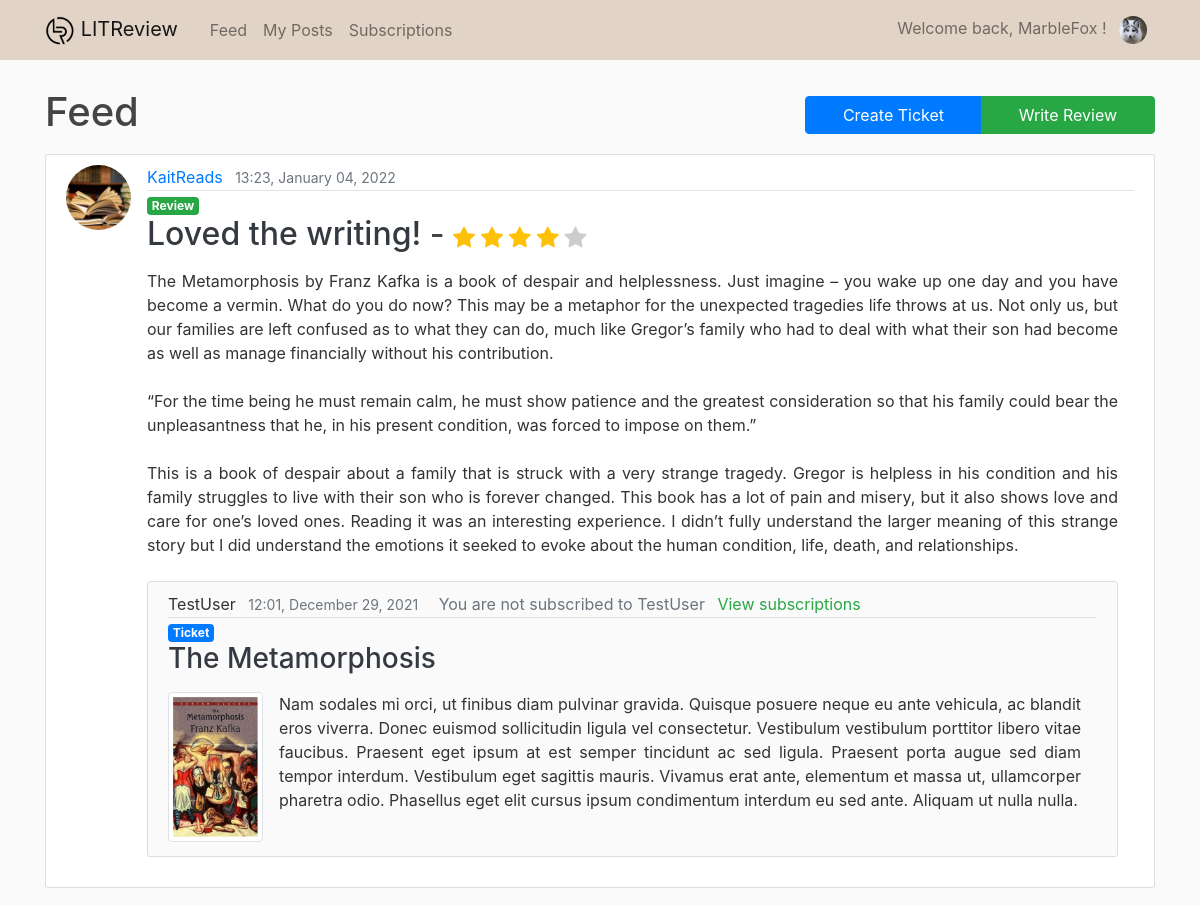
Page / (signed in, upper part) on the earlier database version.
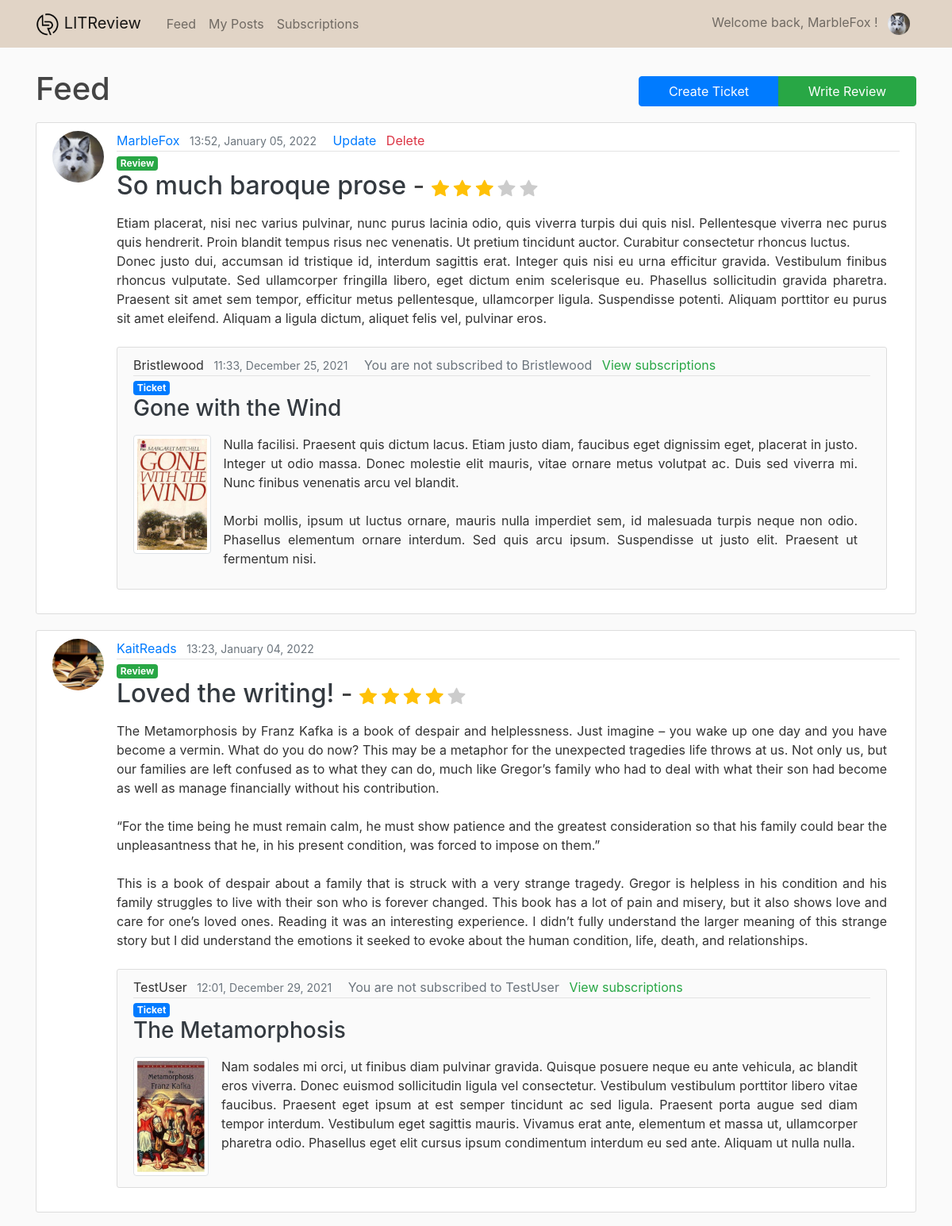
Same page on the later database version.
### reviews/models.py (models this page shows, shortened)
class Review(models.Model):
    ticket = models.ForeignKey(to=Ticket, on_delete=models.CASCADE)
    rating = models.PositiveSmallIntegerField(validators=[MinValueValidator(1), MaxValueValidator(5)])
    headline = models.CharField(max_length=128)
    body = models.TextField(max_length=8192, blank=True)
    user = models.ForeignKey(
        to=settings.AUTH_USER_MODEL, on_delete=models.CASCADE)
    time_created = models.DateTimeField(default=timezone.now)

class Ticket(models.Model):
    title = models.CharField(max_length=128)
    description = models.TextField(max_length=2048, blank=True)
    user = models.ForeignKey(
        to=settings.AUTH_USER_MODEL, on_delete=models.CASCADE)
    time_created = models.DateTimeField(default=timezone.now)
    image = models.ImageField(blank=True, null=True, upload_to='reviews_img')
    if image is True:
        def save(self, *args, **kwargs):
            super().save()
            img = ImageOps.contain(
                Image.open(self.image.path),
                (200, 200),
                method=3
            )
            img.save(self.image.path)

### users/models.py (models this page shows, shortened)
class Profile(models.Model):
    user = models.OneToOneField(User, on_delete=models.CASCADE)
    image = models.ImageField(default='default.jpg', upload_to='profile_pics')

### reviews/views.py (the view)
# urls.py: path('', views.feed, name='reviews-feed'),
@login_required
def feed(request):
    followed_users = get_user_follows(request.user)
    reviews = get_user_viewable_reviews(request.user)
    reviews = reviews.annotate(content_type=Value('REVIEW', CharField()))
    tickets = get_user_viewable_tickets(request.user)
    tickets = tickets.annotate(content_type=Value('TICKET', CharField()))
    replied_tickets, replied_reviews = get_replied_tickets(tickets)
    posts_list = sorted(chain(reviews, tickets), key=lambda post: post.time_created, reverse=True)
    if posts_list:
        paginator = Paginator(posts_list, 5)
        page = request.GET.get('page')
        posts = paginator.get_page(page)
    else:
        posts = None
    context = {
        'posts': posts,
        'r_tickets': replied_tickets,
        'r_reviews': replied_reviews,
        'title': 'Feed',
        'followed_users': followed_users
    }
    return render(request, 'reviews/feed.html', context)

### reviews/utils.py (called while the page is built)
def get_user_viewable_reviews(user: User):
    followed_users = get_user_follows(user)
    followed_users.append(user)
    reviews = []
    all_reviews = Review.objects.filter(user__in=followed_users).distinct()
    for review in all_reviews:
        reviews.append(review.id)
    user_tickets = Ticket.objects.filter(user=user)
    for ticket in user_tickets:
        review_responses = Review.objects.filter(ticket=ticket)
        for review in review_responses:
            reviews.append(review.id)
    reviews = Review.objects.filter(id__in=reviews).distinct()
    return reviews

def get_user_viewable_tickets(user: User):
    followed_users = get_user_follows(user)
    followed_users.append(user)
    tickets = Ticket.objects.filter(user__in=followed_users)
    for ticket in tickets:
        try:
            replied = Review.objects.get(ticket=ticket)
            if replied and replied.user in followed_users:
                tickets = tickets.exclude(id=ticket.id)
        except Review.DoesNotExist:
            pass
    return tickets

### reviews/templates/reviews/feed.html (shortened to what this page needs)
{% extends "reviews/_base.html" %}
{% load static %}
{% block content %}
<div class="container p-0">
  <div class="row mb-2">
    <h1 class="col-8 py-2 mb-0">
      {% if posts %}
        {{ title }}
      {% endif %}
    </h1>
    <div class="btn-group col py-2 mt-2 mb-1" role="group">
      <a type="button" class="btn btn-primary" href="{% url 'ticket-new' %}">Create Ticket</a>
      <a type="button" class="btn btn-success" href="{% url 'review-new' %}">Write Review</a>
    </div>
  </div>
</div>
{% if posts %}
  {% for post in posts %}
    {% if post.content_type == 'REVIEW' %}
      {% include 'reviews/review_snippet.html' %}
    {% elif post.content_type == 'TICKET' %}
      {% include 'reviews/ticket_snippet.html' %}
    {% endif %}
  {% endfor %}
{% endif %}
{% endblock content %}

### reviews/templates/reviews/review_snippet.html
<article class="media content-section">
  <img class="rounded-circle article-img" src="{{ post.user.profile.image.url }}"
       alt="{{ post.user.username }} profile picture">
  <div class="media-body">
    <div class="article-metadata">
      {% if post.user != user %}
        {% if post.user in followed_users %}
          <a class="mr-2 mb-0" href="{% url 'user-posts' post.user.id %}">{{ post.user }}</a>
        {% else %}
          <p class="mr-2 mb-0" style="display:inline">{{ post.user }}</p>
        {% endif %}
      {% else %}
        <a class="mr-2 mb-0" href="{% url 'my-posts' %}">{{ post.user }}</a>
      {% endif %}
      <small class="text-muted">{{ post.time_created|date:"H:i, F d, Y" }}</small>
      {% if post.user == user %}
        <a class="ml-3 text-primary" href="{% url 'review-update' post.id %}">Update</a>
        <a class="ml-2 text-danger" href="{% url 'review-delete' post.id %}">Delete</a>
      {% elif post.user not in followed_users %}
        <div class="ml-3 text-muted d-inline">
          <i>You are not subscribed to {{ post.user }}</i>
          <a class="ml-2 text-success" href="{% url 'subscriptions' %}">View subscriptions</a>
        </div>
      {% endif %}
    </div>
    <h6 class="mb-0"><span class="badge badge-success">Review</span></h6>
    <h2 class="mt-0">
      <a class="text-dark" href="{% url 'review-detail' post.id %}">{{ post.headline }}</a> -
      <p class="star-rating-{{ post.rating }}" id="stars">
        <i class="bi bi-star-fill"></i>
        <i class="bi bi-star-fill"></i>
        <i class="bi bi-star-fill"></i>
        <i class="bi bi-star-fill"></i>
        <i class="bi bi-star-fill"></i>
      </p>
    </h2>
    <div class="review-body">
      <p class="article-content text-justify mt-3 mr-3">{{ post.body }}</p>
    </div>
    <article class="media content-section mr-3 mt-4" id="replied-ticket">
      <div class="media-body">
        <div class="article-metadata">
          {% if post.ticket.user != user %}
            {% if post.ticket.user in followed_users %}
              <a class="mr-2 mb-0" href="{% url 'user-posts' post.ticket.user.id %}">{{ post.ticket.user }}</a>
            {% else %}
              <p class="mr-2 mb-0" style="display:inline">{{ post.ticket.user }}</p>
            {% endif %}
          {% else %}
            <a class="mr-2 mb-0" href="{% url 'my-posts' %}">{{ post.ticket.user }}</a>
          {% endif %}
          <small class="text-muted">{{ post.ticket.time_created|date:"H:i, F d, Y" }}</small>
          {% if post.ticket.user == user %}
            <a class="ml-3 text-primary" href="{% url 'ticket-update' post.ticket.id %}">Update</a>
            <a class="ml-2 text-danger" href="{% url 'ticket-delete' post.ticket.id %}">Delete</a>
          {% elif post.ticket.user not in followed_users %}
            <div class="ml-3 text-muted" style="display:inline">
              You are not subscribed to {{ post.ticket.user }}
              <a class="ml-2 text-success" href="{% url 'subscriptions' %}">View subscriptions</a>
            </div>
          {% endif %}
        </div>
        <h6 class="mb-0"><span class="badge badge-primary">Ticket</span></h6>
        <h3 class="mt-0">
          <a class="text-dark" href="{% url 'ticket-detail' post.ticket.id %}">{{ post.ticket.title }}</a>
        </h3>
        <div class="ticket-description">
          {% if post.ticket.image %}
            <img class="img-thumbnail float-left mb-1 mr-3" src="{{ post.ticket.image.url }}"
                 alt="{{ post.ticket.title }}">
          {% endif %}
          <p class="article-content text-justify mt-3 mr-3">{{ post.ticket.description }}</p>
        </div>
      </div>
    </article>
  </div>
</article>

Differences in the rows shown:
added Review: user.profile.image (picture), user "MarbleFox", time_created "13:52, January 05, 2022", shows "Update", headline "So much baroque prose", body "Etiam placerat, nisi nec varius pulvinar, nunc purus lacinia odio, quis viverra turpis dui quis nisl. Pellentesque viverra nec purus quis hendrerit. Proin blandit tempus risus nec venenatis. Ut pretium tincidunt auctor. Curabitur consectetur rhoncus luctus. Donec justo dui, accumsan id tristique id, interdum sagittis erat. Integer quis nisi eu urna efficitur gravida. Vestibulum finibus rhoncus vulputate. Sed ullamcorper fringilla libero, eget dictum enim scelerisque eu. Phasellus sollicitudin gravida pharetra. Praesent sit amet sem tempor, efficitur metus pellentesque, ullamcorper ligula. Suspendisse potenti. Aliquam porttitor eu purus sit amet eleifend. Aliquam a ligula dictum, aliquet…", ticket.user "Bristlewood", ticket.time_created "11:33, December 25, 2021", ticket "Gone with the Wind", ticket.image (picture), ticket.description "Nulla facilisi. Praesent quis dictum lacus. Etiam justo diam, faucibus eget dignissim eget, placerat in justo. Integer ut odio massa. Donec molestie elit mauris, vitae ornare metus volutpat ac. Duis sed viverra mi. Nunc finibus venenatis arcu vel blandit. Morbi mollis, ipsum ut luctus ornare, mauris nulla imperdiet sem, id malesuada turpis neque non odio. Phasellus elementum ornare interdum. Sed quis arcu ipsum. Suspendisse ut justo elit. Praesent ut fermentum nisi."
